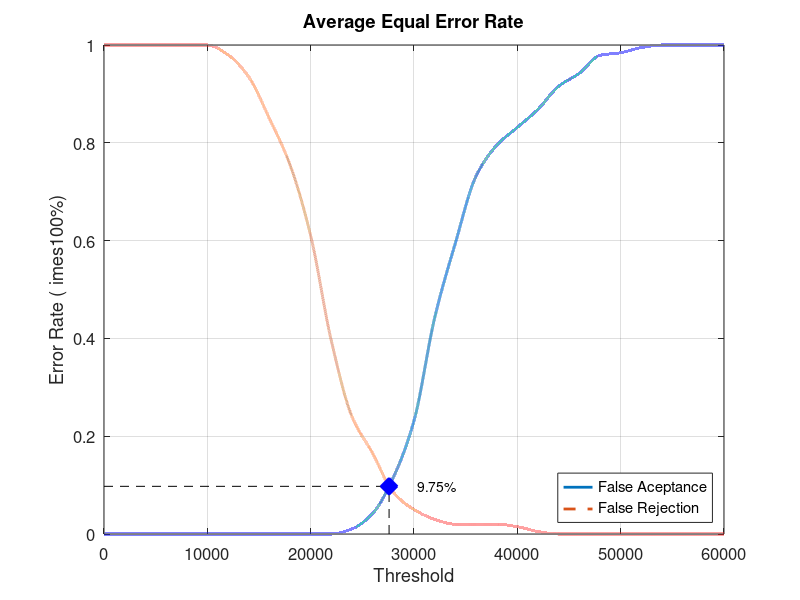
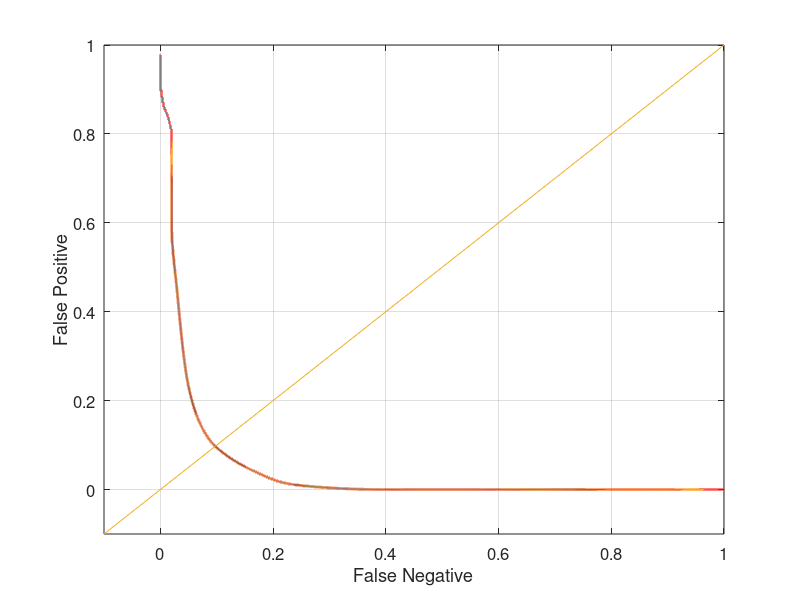

Reproduce these figures in MATLAB, in order.
close all;
clear;
clc;
x = 0:2000:60000;
xq = 0:0.5:60000;

y0 = [0 0 0 0 0 0 0 0 0 0 0 0 0.0105263 0.0421053 0.115789 0.231579 0.442105 0.594737 0.731579 0.794737 0.831579 0.868421 0.915789 0.942105 0.978947 0.984211 0.994737 1 1 1 1]
yy0 = interp1(x, y0, xq, 'pchip');
y1 = [1 1 1 1 1 1 0.98 0.935 0.85 0.755 0.61 0.395 0.24 0.165 0.085 0.05 0.03 0.02 0.02 0.02 0.015 0.005 0 0 0 0 0 0 0 0 0]
yy1 = interp1(x, y1, xq, 'pchip');

% Calculating EER: 
y2 = abs(y0 - y1);
find(y2 == min(y2))
yy2 = abs(yy0 - yy1);
xEER = find(yy2 == min(yy2));
xEERIndex = xq(xEER) % X-axis EER
yEER = yy0(xEER) % Y-axis EER

main = figure
plot(xq, yy0,'-','LineWidth', 2);	hold on
plot(xq, yy1,'--','LineWidth', 2);	hold on
plot([xEERIndex xEERIndex], [0 yEER], 'k--');	hold on
plot([0 xEERIndex], [yEER yEER], 'k--');	hold on
plot(xEERIndex, yEER, 'bx', 'LineWidth', 10);	hold on
text(xEERIndex + 10 * xEERIndex / 100, yEER, [num2str(round((10000 * yEER)) / 100) '%'])
legend('False Aceptance', 'False Rejection', 'Location', 'SouthEast')
xlabel('Threshold')
ylabel('Error Rate (	imes100%)')
title('Average Equal Error Rate')
set(gca, 'FontSize', 12)
axis([0 60000 0 1])
grid on

print(main, 'Database5_3Main', '-dpng');
FNRxFPR = figure('Color', [1 1 1]);
plot(yy1, yy0, '-', yy1, yy0, 'LineWidth', 2);
hold on
y = -0.1:0.1:1
plot(y, y); 
set(gca, 'FontSize', 12)
xlabel('False Negative')
ylabel('False Positive')
axis([-0.1 1 -0.1 1])
set(gca, 'FontSize', 12)
grid on

print(FNRxFPR, 'Database5_3FNRxFPR','-dpng');
